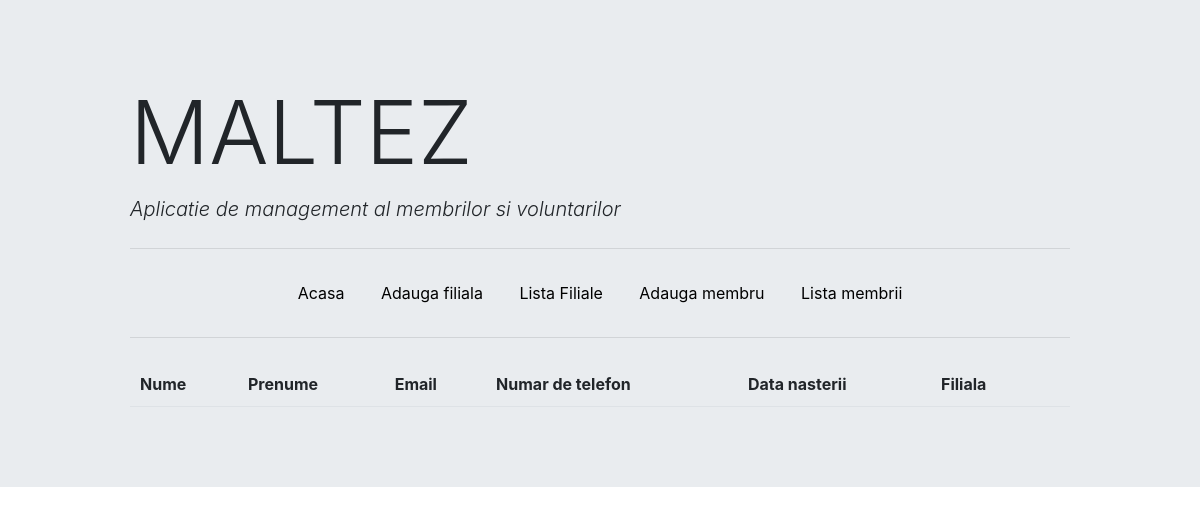
Before: /volunteers/volunteers_list with the older database file.
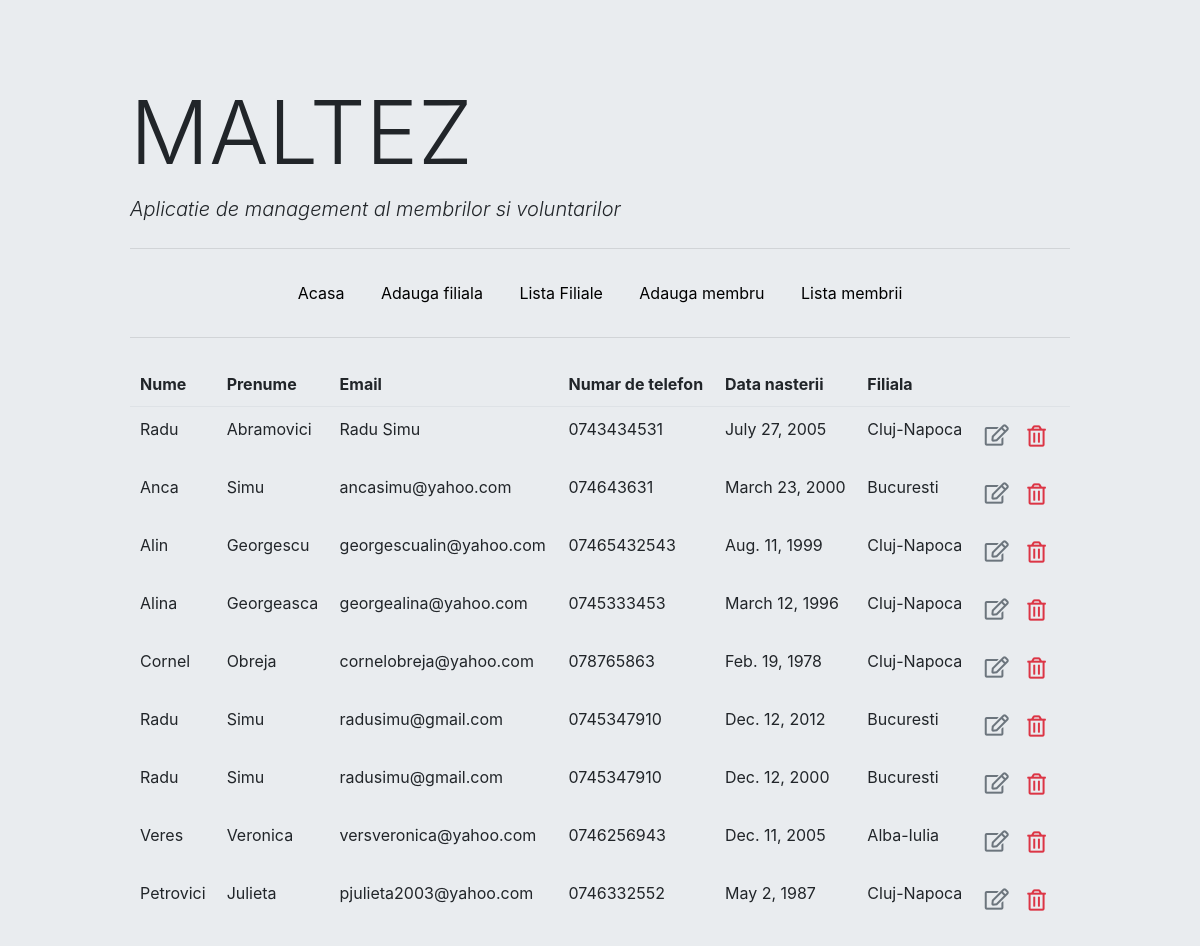
After: the same page with the newer database file.
### volunteers/models.py (models this page shows, shortened)
class Volunteer(models.Model):
    first_name = models.CharField(max_length=20)
    last_name = models.CharField(max_length=20)
    email = models.CharField(max_length=30)
    phone = models.CharField(max_length=20)
    date_of_birth = models.DateField()
    address = models.CharField(max_length=200)
    branch = models.ForeignKey(Branch, on_delete=models.CASCADE)

class Branch(models.Model):
    name = models.CharField(max_length=20)
    abbreviation = models.CharField(max_length=20)
    def __str__(self):
        return "%s" % self.name

### volunteers/views.py (the view)
# urls.py: path('volunteers_list', views.volunteers_list, name='volunteers_list'),
def volunteers_list(request):
    context = {'volunteers_list': Volunteer.objects.all()}
    return render(request, "volunteers/volunteers_list.html", context)

### volunteers/templates/volunteers/volunteers_list.html
{% extends "volunteers/base.html"%}
{% block content %}
<table class="table table-borderless center">
    <thead class="border-bottom font-weight-bold">
        <tr>
            <td style="padding:10px">Nume</td>
            <td style="padding:10px">Prenume</td>
            <td style="padding:10px">Email</td>
            <td style="padding:10px">Numar de telefon</td>
            <td style="padding:10px">Data nasterii</td>
            <td style="padding:10px">Filiala</td>
            <td style="padding:10px"></td>
        </tr>
    </thead>
    <tbody>
        {% for volunteer in volunteers_list %}
            <tr>
                <td style="padding:10px">{{volunteer.first_name}}</td>
                <td style="padding:10px">{{volunteer.last_name}}</td>
                <td style="padding:10px">{{volunteer.email}}</td>
                <td style="padding:10px">{{volunteer.phone}}</td>
                <td style="padding:10px">{{volunteer.date_of_birth}}</td>
                <td style="padding:10px">{{volunteer.branch}}</td>
                <td style="padding:10px">
                    <a href="{% url 'volunteer_update' volunteer.id %}" class="btn text-secondary px-0">
                        <i class="far fa-edit fa-lg" ></i>
                    </a>
                    <form action="{% url 'volunteer_delete' volunteer.id %}" method="post" class="d-inline">
                        <button type="submit" class="btn">
                            <i class="far fa-trash-alt fa-lg text-danger float-right"></i>
                        </button>
                    </form>
                </td>
            </tr>
        {% endfor %}
    </tbody>
</table>
{% endblock content %}

### volunteers/templates/volunteers/base.html (shortened to what this page needs)
<!DOCTYPE html>
<html lang="en">
<head>
    <link rel="stylesheet" href="https://cdn.jsdelivr.net/npm/bootstrap@4.5.3/dist/css/bootstrap.min.css"
>
    <link rel="stylesheet" href="https://cdnjs.cloudflare.com/ajax/libs/font-awesome/5.15.1/css/all.min.css">
</head>
<body>
<div class="jumbotron jumbotron-fluid">
    <div class="col-md-10 offset-md-1 mt-3">
        <div class="container">
            <h1 class="display-2" >MALTEZ</h1>
            <p class="lead font-italic">Aplicatie de management al membrilor si voluntarilor</p>
            <hr class="my-4">
        </div>
        <nav style="text-align: center">
            <a href="{% url 'index' %}" style="display:inline-block;color:Black" class="nav-item nav-link">Acasa</a>
            <a href="{% url 'branch_form' %}" style="display:inline-block;color:Black" class="nav-item nav-link">Adauga filiala</a>
            <a href="{% url 'branch_list' %}" style="display:inline-block;color:Black" class="nav-item nav-link">Lista Filiale</a>
            <a href="{% url 'volunteer_form' %}" style="display:inline-block;color:Black" class="nav-item nav-link">Adauga membru</a>
            <a href="{% url 'volunteers_list' %}" style="display:inline-block;color:Black" class="nav-item nav-link">Lista membrii</a>
        </nav>
        <div class="container">
            <hr class="my-4">
            {% block content %}
            {% endblock content %}
        </div>
    </div>
</div>
</body>
</html>

Changed rows visible on the page:
added Volunteer: first_name "Radu", last_name "Abramovici", email "Radu Simu", phone "0743434531", date_of_birth "July 27, 2005", branch "Cluj-Napoca"
added Volunteer: first_name "Anca", last_name "Simu", email "ancasimu@yahoo.com", phone "074643631", date_of_birth "March 23, 2000", branch "Bucuresti"
added Volunteer: first_name "Alin", last_name "Georgescu", email "georgescualin@yahoo.com", phone "07465432543", date_of_birth "Aug. 11, 1999", branch "Cluj-Napoca"
added Volunteer: first_name "Alina", last_name "Georgeasca", email "georgealina@yahoo.com", phone "0745333453", date_of_birth "March 12, 1996", branch "Cluj-Napoca"
added Volunteer: first_name "Cornel", last_name "Obreja", email "cornelobreja@yahoo.com", phone "078765863", date_of_birth "Feb. 19, 1978", branch "Cluj-Napoca"
added Volunteer: first_name "Radu", last_name "Simu", email "radusimu@gmail.com", phone "0745347910", date_of_birth "Dec. 12, 2012", branch "Bucuresti"
added Volunteer: first_name "Radu", last_name "Simu", email "radusimu@gmail.com", phone "0745347910", date_of_birth "Dec. 12, 2000", branch "Bucuresti"
added Volunteer: first_name "Veres", last_name "Veronica", email "versveronica@yahoo.com", phone "0746256943", date_of_birth "Dec. 11, 2005", branch "Alba-Iulia"
added Volunteer: first_name "Petrovici", last_name "Julieta", email "pjulieta2003@yahoo.com", phone "0746332552", date_of_birth "May 2, 1987", branch "Cluj-Napoca"
